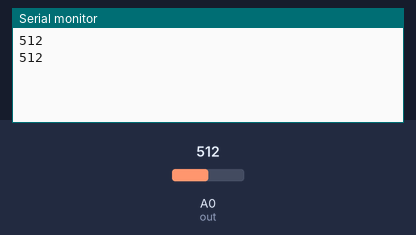
This sketch was run on a simulated Arduino Uno, built with avr-gcc and run on an emulated ATmega328P. Shown: the last lines printed to the serial monitor. The inputs (shaded band) are chosen by the test bench; at power-on: A0 (out) = 512.

Above: at 2.8 s.
2.9 s: A0 (out) set to 716
At 3.8 s:
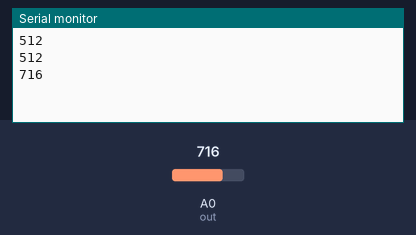
4.4 s: A0 (out) set to 900
At 5.8 s:
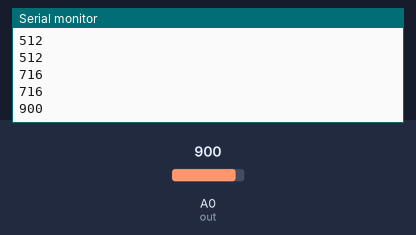
Timing chart, 0 to 7.4 s (numbered marks = the images above; inputs shaded):
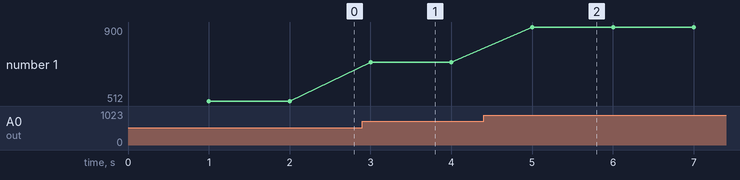

Measured:
- after the input at 2.9 s, the serial monitor: prints a new line after 0.10 s (image 1)
- after the input at 4.4 s, the serial monitor: prints a new line after 0.60 s (image 2)
- plotted number 1: 512 → 716 after the input at 2.9 s, 716 → 900 after the input at 4.4 s

The sketch:

Sensor_de_cor.ino
```cpp
int out = A0;

void setup() {
  // put your setup code here, to run once:
  pinMode(out, INPUT);
  Serial.begin(9600);

}

void loop() {
  // put your main code here, to run repeatedly:
  delay(1000);
  Serial.println(analogRead(out));

}
```
